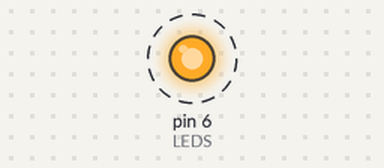
The sketch below on a simulated Arduino Uno, built with avr-gcc and run on an emulated ATmega328P. On the bench: output pins drawn as LEDs (lit = HIGH). Dashed ring = blinking.

Above: at 0.2 s.
Timing chart, 0 to 3.0 s (numbered marks = the images above):
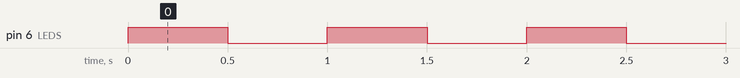

Measured:
- by itself, pin 6 (LEDS): alternates HIGH for 0.50 s and LOW for 0.50 s

The sketch:

dos_leds.ino
```cpp
/*
  Dos LEDs en un solo pin
  Martes 3 de noviembre de 2020

  Lucas Martín Treser - Automatismos Mar del Plata
  https://www.automatismos-mdq.com.ar/

  Simulación disponible en:
  https://www.tinkercad.com/things/5dBqdBrEKS9

*/

const int LEDS = 6;

void setup() {
  pinMode(LEDS, OUTPUT);
}

void loop() {

  digitalWrite(LEDS, HIGH);
  delay(500);
  digitalWrite(LEDS, LOW);
  delay(500);

}
```
